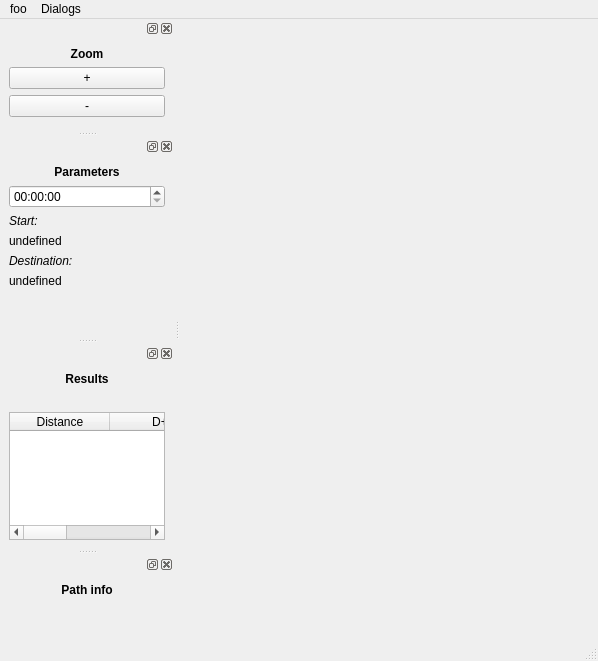
<?xml version="1.0" encoding="UTF-8"?>
<ui version="4.0">
 <class>MainWindow</class>
 <widget class="QMainWindow" name="MainWindow">
  <property name="enabled">
   <bool>true</bool>
  </property>
  <property name="geometry">
   <rect>
    <x>0</x>
    <y>0</y>
    <width>598</width>
    <height>661</height>
   </rect>
  </property>
  <property name="windowTitle">
   <string>MainWindow</string>
  </property>
  <widget class="QWidget" name="foo">
   <layout class="QHBoxLayout" name="horizontalLayout">
    <item>
     <widget class="MapControl" name="mc" native="true">
      <property name="minimumSize">
       <size>
        <width>400</width>
        <height>400</height>
       </size>
      </property>
      <property name="maximumSize">
       <size>
        <width>16777215</width>
        <height>16777215</height>
       </size>
      </property>
     </widget>
    </item>
   </layout>
  </widget>
  <widget class="QMenuBar" name="menubar">
   <property name="geometry">
    <rect>
     <x>0</x>
     <y>0</y>
     <width>598</width>
     <height>26</height>
    </rect>
   </property>
   <widget class="QMenu" name="menuFoo">
    <property name="title">
     <string>foo</string>
    </property>
    <addaction name="actionQuit"/>
   </widget>
   <widget class="QMenu" name="menuDialogs">
    <property name="title">
     <string>Dialogs</string>
    </property>
    <addaction name="actionParameters"/>
    <addaction name="actionZoom"/>
    <addaction name="actionPaths"/>
    <addaction name="actionPath_details"/>
   </widget>
   <addaction name="menuFoo"/>
   <addaction name="menuDialogs"/>
  </widget>
  <widget class="QStatusBar" name="statusbar"/>
  <widget class="QDockWidget" name="ZoomDock">
   <attribute name="dockWidgetArea">
    <number>1</number>
   </attribute>
   <widget class="QWidget" name="dockWidgetContents">
    <layout class="QVBoxLayout" name="verticalLayout">
     <item>
      <widget class="QLabel" name="label">
       <property name="text">
        <string>&lt;!DOCTYPE HTML PUBLIC &quot;-//W3C//DTD HTML 4.0//EN&quot; &quot;http://www.w3.org/TR/REC-html40/strict.dtd&quot;&gt;
&lt;html&gt;&lt;head&gt;&lt;meta name=&quot;qrichtext&quot; content=&quot;1&quot; /&gt;&lt;style type=&quot;text/css&quot;&gt;
p, li { white-space: pre-wrap; }
&lt;/style&gt;&lt;/head&gt;&lt;body style=&quot; font-family:'Sans Serif'; font-size:9pt; font-weight:400; font-style:normal;&quot;&gt;
&lt;p align=&quot;center&quot; style=&quot; margin-top:0px; margin-bottom:0px; margin-left:0px; margin-right:0px; -qt-block-indent:0; text-indent:0px;&quot;&gt;&lt;span style=&quot; font-weight:600;&quot;&gt;Zoom&lt;/span&gt;&lt;/p&gt;&lt;/body&gt;&lt;/html&gt;</string>
       </property>
      </widget>
     </item>
     <item>
      <widget class="QPushButton" name="pushButton">
       <property name="text">
        <string>+</string>
       </property>
      </widget>
     </item>
     <item>
      <widget class="QPushButton" name="pushButton_2">
       <property name="text">
        <string>-</string>
       </property>
      </widget>
     </item>
     <item>
      <spacer name="verticalSpacer">
       <property name="orientation">
        <enum>Qt::Vertical</enum>
       </property>
       <property name="sizeHint" stdset="0">
        <size>
         <width>20</width>
         <height>40</height>
        </size>
       </property>
      </spacer>
     </item>
    </layout>
   </widget>
  </widget>
  <widget class="QDockWidget" name="ParamDock">
   <attribute name="dockWidgetArea">
    <number>1</number>
   </attribute>
   <widget class="QWidget" name="dockWidgetContents_2">
    <layout class="QVBoxLayout" name="verticalLayout_2">
     <item>
      <widget class="QLabel" name="label_2">
       <property name="text">
        <string>&lt;!DOCTYPE HTML PUBLIC &quot;-//W3C//DTD HTML 4.0//EN&quot; &quot;http://www.w3.org/TR/REC-html40/strict.dtd&quot;&gt;
&lt;html&gt;&lt;head&gt;&lt;meta name=&quot;qrichtext&quot; content=&quot;1&quot; /&gt;&lt;style type=&quot;text/css&quot;&gt;
p, li { white-space: pre-wrap; }
&lt;/style&gt;&lt;/head&gt;&lt;body style=&quot; font-family:'Sans Serif'; font-size:9pt; font-weight:400; font-style:normal;&quot;&gt;
&lt;p align=&quot;center&quot; style=&quot; margin-top:0px; margin-bottom:0px; margin-left:0px; margin-right:0px; -qt-block-indent:0; text-indent:0px;&quot;&gt;&lt;span style=&quot; font-weight:600;&quot;&gt;Parameters&lt;/span&gt;&lt;/p&gt;&lt;/body&gt;&lt;/html&gt;</string>
       </property>
      </widget>
     </item>
     <item>
      <widget class="QTimeEdit" name="timeEdit"/>
     </item>
     <item>
      <widget class="QLabel" name="label_3">
       <property name="text">
        <string>&lt;!DOCTYPE HTML PUBLIC &quot;-//W3C//DTD HTML 4.0//EN&quot; &quot;http://www.w3.org/TR/REC-html40/strict.dtd&quot;&gt;
&lt;html&gt;&lt;head&gt;&lt;meta name=&quot;qrichtext&quot; content=&quot;1&quot; /&gt;&lt;style type=&quot;text/css&quot;&gt;
p, li { white-space: pre-wrap; }
&lt;/style&gt;&lt;/head&gt;&lt;body style=&quot; font-family:'Sans Serif'; font-size:9pt; font-weight:400; font-style:normal;&quot;&gt;
&lt;p style=&quot; margin-top:0px; margin-bottom:0px; margin-left:0px; margin-right:0px; -qt-block-indent:0; text-indent:0px;&quot;&gt;&lt;span style=&quot; font-style:italic;&quot;&gt;Start:&lt;/span&gt;&lt;/p&gt;&lt;/body&gt;&lt;/html&gt;</string>
       </property>
      </widget>
     </item>
     <item>
      <widget class="QLabel" name="start_label">
       <property name="text">
        <string>undefined</string>
       </property>
      </widget>
     </item>
     <item>
      <widget class="QLabel" name="label_4">
       <property name="text">
        <string>&lt;!DOCTYPE HTML PUBLIC &quot;-//W3C//DTD HTML 4.0//EN&quot; &quot;http://www.w3.org/TR/REC-html40/strict.dtd&quot;&gt;
&lt;html&gt;&lt;head&gt;&lt;meta name=&quot;qrichtext&quot; content=&quot;1&quot; /&gt;&lt;style type=&quot;text/css&quot;&gt;
p, li { white-space: pre-wrap; }
&lt;/style&gt;&lt;/head&gt;&lt;body style=&quot; font-family:'Sans Serif'; font-size:9pt; font-weight:400; font-style:normal;&quot;&gt;
&lt;p style=&quot; margin-top:0px; margin-bottom:0px; margin-left:0px; margin-right:0px; -qt-block-indent:0; text-indent:0px;&quot;&gt;&lt;span style=&quot; font-style:italic;&quot;&gt;Destination:&lt;/span&gt;&lt;/p&gt;&lt;/body&gt;&lt;/html&gt;</string>
       </property>
      </widget>
     </item>
     <item>
      <widget class="QLabel" name="dest_label">
       <property name="text">
        <string>undefined</string>
       </property>
      </widget>
     </item>
     <item>
      <spacer name="verticalSpacer_2">
       <property name="orientation">
        <enum>Qt::Vertical</enum>
       </property>
       <property name="sizeHint" stdset="0">
        <size>
         <width>20</width>
         <height>105</height>
        </size>
       </property>
      </spacer>
     </item>
    </layout>
   </widget>
  </widget>
  <widget class="QDockWidget" name="ResultsDock">
   <attribute name="dockWidgetArea">
    <number>1</number>
   </attribute>
   <widget class="QWidget" name="dockWidgetContents_3">
    <layout class="QVBoxLayout" name="verticalLayout_3">
     <item>
      <widget class="QLabel" name="label_7">
       <property name="text">
        <string>&lt;!DOCTYPE HTML PUBLIC &quot;-//W3C//DTD HTML 4.0//EN&quot; &quot;http://www.w3.org/TR/REC-html40/strict.dtd&quot;&gt;
&lt;html&gt;&lt;head&gt;&lt;meta name=&quot;qrichtext&quot; content=&quot;1&quot; /&gt;&lt;style type=&quot;text/css&quot;&gt;
p, li { white-space: pre-wrap; }
&lt;/style&gt;&lt;/head&gt;&lt;body style=&quot; font-family:'Sans Serif'; font-size:9pt; font-weight:400; font-style:normal;&quot;&gt;
&lt;p align=&quot;center&quot; style=&quot; margin-top:0px; margin-bottom:0px; margin-left:0px; margin-right:0px; -qt-block-indent:0; text-indent:0px;&quot;&gt;&lt;span style=&quot; font-weight:600;&quot;&gt;Results&lt;/span&gt;&lt;/p&gt;&lt;/body&gt;&lt;/html&gt;</string>
       </property>
      </widget>
     </item>
     <item>
      <widget class="QLabel" name="result_label">
       <property name="text">
        <string/>
       </property>
      </widget>
     </item>
     <item>
      <widget class="QTableWidget" name="result_table">
       <column>
        <property name="text">
         <string>Distance</string>
        </property>
       </column>
       <column>
        <property name="text">
         <string>D+</string>
        </property>
       </column>
       <column>
        <property name="text">
         <string>Nb nodes</string>
        </property>
       </column>
      </widget>
     </item>
    </layout>
   </widget>
  </widget>
  <widget class="QDockWidget" name="PathInfoDock">
   <property name="enabled">
    <bool>true</bool>
   </property>
   <property name="floating">
    <bool>false</bool>
   </property>
   <attribute name="dockWidgetArea">
    <number>1</number>
   </attribute>
   <widget class="QWidget" name="dockWidgetContents_4">
    <layout class="QVBoxLayout" name="verticalLayout_4">
     <item>
      <widget class="QLabel" name="label_5">
       <property name="text">
        <string>&lt;!DOCTYPE HTML PUBLIC &quot;-//W3C//DTD HTML 4.0//EN&quot; &quot;http://www.w3.org/TR/REC-html40/strict.dtd&quot;&gt;
&lt;html&gt;&lt;head&gt;&lt;meta name=&quot;qrichtext&quot; content=&quot;1&quot; /&gt;&lt;style type=&quot;text/css&quot;&gt;
p, li { white-space: pre-wrap; }
&lt;/style&gt;&lt;/head&gt;&lt;body style=&quot; font-family:'Sans Serif'; font-size:9pt; font-weight:400; font-style:normal;&quot;&gt;
&lt;p align=&quot;center&quot; style=&quot; margin-top:0px; margin-bottom:0px; margin-left:0px; margin-right:0px; -qt-block-indent:0; text-indent:0px;&quot;&gt;&lt;span style=&quot; font-weight:600;&quot;&gt;Path info&lt;/span&gt;&lt;/p&gt;&lt;/body&gt;&lt;/html&gt;</string>
       </property>
      </widget>
     </item>
     <item>
      <widget class="QLabel" name="path_info">
       <property name="text">
        <string/>
       </property>
      </widget>
     </item>
     <item>
      <spacer name="verticalSpacer_3">
       <property name="orientation">
        <enum>Qt::Vertical</enum>
       </property>
       <property name="sizeHint" stdset="0">
        <size>
         <width>20</width>
         <height>40</height>
        </size>
       </property>
      </spacer>
     </item>
    </layout>
   </widget>
  </widget>
  <action name="actionQuit">
   <property name="text">
    <string>Quit</string>
   </property>
  </action>
  <action name="actionZoom">
   <property name="checkable">
    <bool>true</bool>
   </property>
   <property name="checked">
    <bool>true</bool>
   </property>
   <property name="text">
    <string>Zoom</string>
   </property>
  </action>
  <action name="actionParameters">
   <property name="checkable">
    <bool>true</bool>
   </property>
   <property name="checked">
    <bool>true</bool>
   </property>
   <property name="text">
    <string>Parameters</string>
   </property>
  </action>
  <action name="actionPaths">
   <property name="checkable">
    <bool>true</bool>
   </property>
   <property name="checked">
    <bool>true</bool>
   </property>
   <property name="text">
    <string>Paths</string>
   </property>
  </action>
  <action name="actionPath_details">
   <property name="checkable">
    <bool>true</bool>
   </property>
   <property name="checked">
    <bool>false</bool>
   </property>
   <property name="text">
    <string>Path details</string>
   </property>
  </action>
 </widget>
 <customwidgets>
  <customwidget>
   <class>MapControl</class>
   <extends>QWidget</extends>
   <header location="global">qmapcontrol/mapcontrol.h</header>
   <container>1</container>
   <slots>
    <slot>zoomIn()</slot>
    <slot>zoomOut()</slot>
   </slots>
  </customwidget>
 </customwidgets>
 <resources/>
 <connections>
  <connection>
   <sender>pushButton</sender>
   <signal>clicked(bool)</signal>
   <receiver>mc</receiver>
   <slot>zoomIn()</slot>
   <hints>
    <hint type="sourcelabel">
     <x>52</x>
     <y>80</y>
    </hint>
    <hint type="destinationlabel">
     <x>233</x>
     <y>116</y>
    </hint>
   </hints>
  </connection>
  <connection>
   <sender>pushButton_2</sender>
   <signal>clicked(bool)</signal>
   <receiver>mc</receiver>
   <slot>zoomOut()</slot>
   <hints>
    <hint type="sourcelabel">
     <x>39</x>
     <y>115</y>
    </hint>
    <hint type="destinationlabel">
     <x>372</x>
     <y>238</y>
    </hint>
   </hints>
  </connection>
  <connection>
   <sender>result_table</sender>
   <signal>cellClicked(int,int)</signal>
   <receiver>MainWindow</receiver>
   <slot>cellClicked(int,int)</slot>
   <hints>
    <hint type="sourcelabel">
     <x>58</x>
     <y>538</y>
    </hint>
    <hint type="destinationlabel">
     <x>119</x>
     <y>629</y>
    </hint>
   </hints>
  </connection>
  <connection>
   <sender>actionParameters</sender>
   <signal>toggled(bool)</signal>
   <receiver>ParamDock</receiver>
   <slot>setVisible(bool)</slot>
   <hints>
    <hint type="sourcelabel">
     <x>-1</x>
     <y>-1</y>
    </hint>
    <hint type="destinationlabel">
     <x>86</x>
     <y>254</y>
    </hint>
   </hints>
  </connection>
  <connection>
   <sender>actionPath_details</sender>
   <signal>toggled(bool)</signal>
   <receiver>PathInfoDock</receiver>
   <slot>setVisible(bool)</slot>
   <hints>
    <hint type="sourcelabel">
     <x>-1</x>
     <y>-1</y>
    </hint>
    <hint type="destinationlabel">
     <x>86</x>
     <y>596</y>
    </hint>
   </hints>
  </connection>
  <connection>
   <sender>actionPaths</sender>
   <signal>toggled(bool)</signal>
   <receiver>ResultsDock</receiver>
   <slot>setVisible(bool)</slot>
   <hints>
    <hint type="sourcelabel">
     <x>-1</x>
     <y>-1</y>
    </hint>
    <hint type="destinationlabel">
     <x>86</x>
     <y>449</y>
    </hint>
   </hints>
  </connection>
  <connection>
   <sender>actionZoom</sender>
   <signal>toggled(bool)</signal>
   <receiver>ZoomDock</receiver>
   <slot>setVisible(bool)</slot>
   <hints>
    <hint type="sourcelabel">
     <x>-1</x>
     <y>-1</y>
    </hint>
    <hint type="destinationlabel">
     <x>86</x>
     <y>92</y>
    </hint>
   </hints>
  </connection>
  <connection>
   <sender>ZoomDock</sender>
   <signal>visibilityChanged(bool)</signal>
   <receiver>actionZoom</receiver>
   <slot>setChecked(bool)</slot>
   <hints>
    <hint type="sourcelabel">
     <x>86</x>
     <y>92</y>
    </hint>
    <hint type="destinationlabel">
     <x>-1</x>
     <y>-1</y>
    </hint>
   </hints>
  </connection>
  <connection>
   <sender>ParamDock</sender>
   <signal>visibilityChanged(bool)</signal>
   <receiver>actionParameters</receiver>
   <slot>setChecked(bool)</slot>
   <hints>
    <hint type="sourcelabel">
     <x>86</x>
     <y>254</y>
    </hint>
    <hint type="destinationlabel">
     <x>-1</x>
     <y>-1</y>
    </hint>
   </hints>
  </connection>
  <connection>
   <sender>PathInfoDock</sender>
   <signal>visibilityChanged(bool)</signal>
   <receiver>actionPath_details</receiver>
   <slot>setChecked(bool)</slot>
   <hints>
    <hint type="sourcelabel">
     <x>86</x>
     <y>596</y>
    </hint>
    <hint type="destinationlabel">
     <x>-1</x>
     <y>-1</y>
    </hint>
   </hints>
  </connection>
  <connection>
   <sender>ResultsDock</sender>
   <signal>visibilityChanged(bool)</signal>
   <receiver>actionPaths</receiver>
   <slot>setChecked(bool)</slot>
   <hints>
    <hint type="sourcelabel">
     <x>86</x>
     <y>449</y>
    </hint>
    <hint type="destinationlabel">
     <x>-1</x>
     <y>-1</y>
    </hint>
   </hints>
  </connection>
  <connection>
   <sender>actionQuit</sender>
   <signal>activated()</signal>
   <receiver>MainWindow</receiver>
   <slot>close()</slot>
   <hints>
    <hint type="sourcelabel">
     <x>-1</x>
     <y>-1</y>
    </hint>
    <hint type="destinationlabel">
     <x>298</x>
     <y>330</y>
    </hint>
   </hints>
  </connection>
 </connections>
 <slots>
  <slot>cellClicked(int,int)</slot>
 </slots>
</ui>
